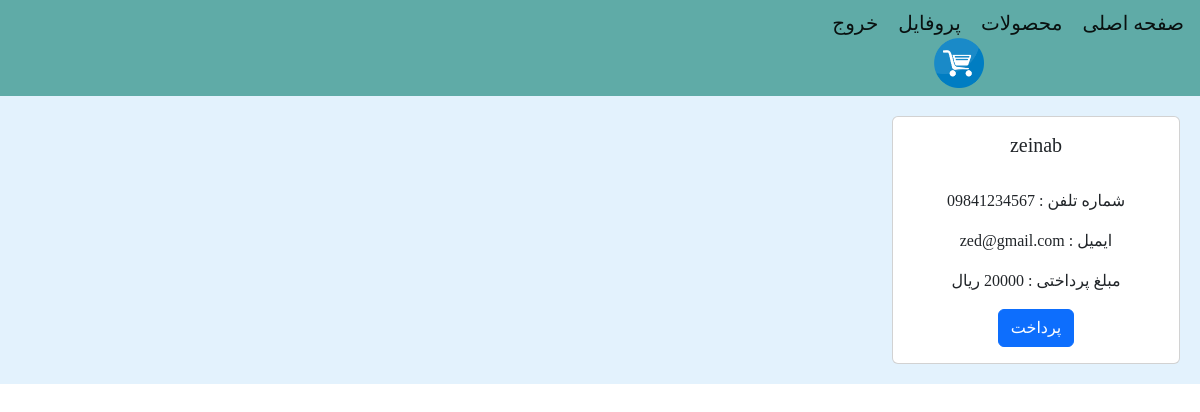
Screenshot of /orders/order_info/96/ (signed in) with the database file from the repository.
### account/models.py (models this page shows, shortened)
class User(AbstractBaseUser):
    email = models.EmailField(max_length=255, unique=True)
    phone_number = models.CharField(max_length=11, unique=True)
    full_name = models.CharField(max_length=100)
    is_active = models.BooleanField(default=True)
    is_admin = models.BooleanField(default=False)
    object = UserManager()
    USERNAME_FIELD = 'phone_number'
    REQUIRED_FIELDS = ['email', 'full_name']

### orders/views.py (the view, shortened to what this page needs)
# urls.py: path('order_info/<int:order_id>/', views.ExistsOrderInfoView.as_view(), name='exists_order_info'),
class ExistsOrderInfoView(View, LoginRequiredMixin):
    template_name = 'orders/PayTemplate.html'
    def get(self, request, order_id):
        order = OrdersModel.objects.get(pk=order_id)
        pay_price = order.total_price
        user = User.object.get(pk=request.user.id)
        return render(request, self.template_name, {'pay_price': pay_price, 'user': user, 'order': order})

### orders/templates/orders/PayTemplate.html
{% extends 'base.html' %}
{% block contant %}
    <div class="card" style="width: 18rem; align-items: center; text-align: center">
        <div class="card-body">
            <h5 class="card-text">{{ user.full_name }}</h5>
            <br>
            <p class="card-text"> شماره تلفن : {{ user.phone_number }}</p>
            <p class="card-text"> ایمیل : {{ user.email }}</p>
            <p class="card-text"> مبلغ پرداختی : {{ pay_price }} ريال</p>
            <a class="btn btn-primary" href="{% url 'orders:order_pay' order.id %}">پرداخت</a>
        </div>
    </div>
{% endblock %}

### rows the page displays
User: full_name "zeinab", phone_number "09841234567", email "zed@gmail.com"

### other values shown
{{ pay_price }} "20000"
